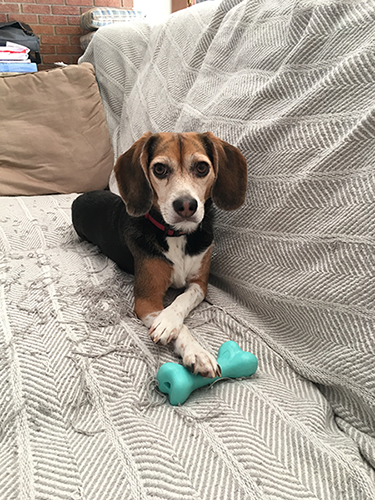
#> input picture images/jemma.png, 375 x 500 px
$ jupyter execute 'Convolutional Neural Networks (CNN).ipynb'
#> lines starting #> are read from the running program, lines starting #| are printed output that depends on the picture; after the words box and inside, x2 and y2 are one past the last pixel; in counts of white or black regions, pixels touching at a corner belong together
# Convolutional Neural Networks (CNN)

Applying a kernal...

http://setosa.io/ev/image-kernels/

[cell 1]
from skimage.exposure import rescale_intensity
import numpy as np
import argparse
import cv2
from matplotlib import pyplot as plt

Applying a kernal to a matrix (convolution) will decrease the size of the image.  Applying a convolution is simply applying element wise multiplication, summing the results, and placing the sum at the center X,Y coordinate of the image.

Sometimes the decrease in image size is wanted, other times it is not.  **In most cases, you want your output image to remain the same size as your input image, so you must add padding**

There are different forms of ensuring our image stays the same size.  This is referred to as padding:

1. Replicate the pixels at the border of the image
2. Fill the space with 0's
3. Wrap around - border pixels are deteriend by examining the opposite side of the image

Replicate padding is the most common (and used when we care about aesthetics).  Zero padding is the most efficient.

# Create Convolve Function

[cell 2]
def convolve(image, K):
    # grab the spatial dimensions of the image and the kernal
    (iH, iW) = image.shape[:2]
    (kH, kW) = K.shape[:2]

    # allocate memory for the output image, taking care to "pad"
    # the borders of the input image so the spatial size (i.e.,
    # width and height) are not reduced
    pad = (kW-1) // 2
    image = cv2.copyMakeBorder(image, pad, pad, pad, pad, cv2.BORDER_REPLICATE)
    output = np.zeros((iH, iW), dtype="float")

    # loop over the input image, "sliding" the kernal across
    # each (x,y) coordinate from left to right and top to bottom
    for y in np.arange(pad, iH + pad):
        for x in np.arange(pad, iW + pad):
            # extract the ROI of the image by extracting the
            # *center* region of the current (x, y)-coordinates
            # dimensions
            roi = image[y - pad:y + pad +1, x - pad:x + pad + 1]

            # perform the actual convolution by taking the
            # element-wise multiplication between the ROI and
            # the kernal, then summing the matrix
            k = (roi*K).sum()

            # store the convolved value inthe output (x, y)-
            # coordinate of the output image
            output[y-pad, x-pad] = k

            # rescale the output iamge to be in the range [0, 255]
            output = rescale_intensity(output, in_range=(0,255))
            output = (output*255).astype("uint8")

            # return the output image
            return output

# Argument Parser

[cell 3]
# construct the argument prase and parse the arguments
ap = argparse.ArgumentParser()
ap.add_argument("-i", "--image", required=True, help="path to the input image")
args = vars(ap.parse_args())

# Create Kernels

* SobelX - Used to find vertical edges
* SobelY - Used to find horizontal edges
* Laplacian - Used to detect edge like regions

The big idea here is that that CNN's are capable of learning which kernels to use and how to build them on top of eachother.

[cell 4]
# construct average blurring kernels used to smooth an image
smallBlur = np.ones((7,7), dtype="float") * (1.0 / (7*7))
largeBlur = np.ones((21,21), dtype="float") * (1.0/ (21*21))

# construct a sharpening filter
sharpen = np.array(
    ([0, -1, 0],
     [-1, 5, -1],
     [0, -1, 0]),
    dtype="int")

# construct the Laplacian kernel used to detect edge-like
# regions of an image
laplacian = np.array(
    ([0,1,0],
    [1,-4,1],
    [0,1,0]),
    dtype="int")

# construct the Sobel x-axis kernel
sobelX = np.array(
    ([-1,0,1],
     [-2,0,2],
     [-1,0,1]),
    dtype="int")

# construct the Sobel y-axis kernel
sobelY = np.array(
    ([-1,-2,11],
     [0,0,0],
     [1,2,1]),
    dtype="int")

# construct the emboss kernel
emboss = np.array(
    ([-2,-1,0],
     [-1,1,1],
     [0,1,2]),
    dtype="int")

# construct kernel bank
kernelBank = (
    ("small_blur", smallBlur),
    ("large_blur", largeBlur),
    ("sharpen", sharpen),
    ("laplacian", laplacian),
    ("sobel_x", sobelX),
    ("sobel_y", sobelY),
    ("emboss", emboss))

[cell 5]
# load the input image and convert it to grayscale
#args['image'] = "images/jemma.png"
image = cv2.imread("images/jemma.png")
#> image is the input picture: shape (500, 375, 3); mean B, G, R 151.5, 162.1, 170.1
gray = cv2.cvtColor(image, cv2.COLOR_BGR2GRAY)
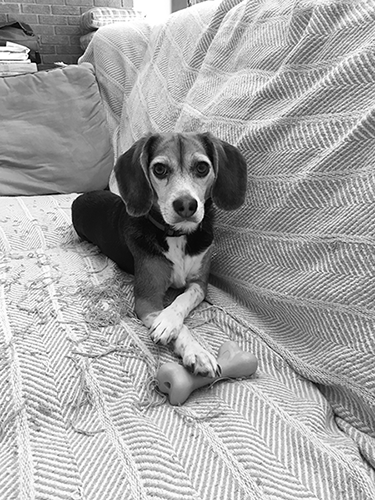
#> gray: shape (500, 375); min 0, max 255, mean 163.3

# loop over kernels
for (kernelName, K) in kernelBank:
    # apply the kernel to the grayscale image using both our custom
    # 'convolve' function and the OpenCV's 'filter2D function
    print("[INFO] applying {} kernel".format(kernelName))
    convolveOutput = convolve(gray, K)
    opencvOutput = cv2.filter2D(gray, -1, K)

    # show the output images if using matplotlib (jupyter caveat - colors show up weird)
    plt.imshow(gray)
    plt.show()
    plt.imshow(convolveOutput)
    plt.show()
    plt.imshow(opencvOutput)
#> this loop made 7 passes
#> pass 1, in convolve, `image = cv2.copyMakeBorder(image, pad, pad, pad, pad, cv2.BORDER_REPLI..`:
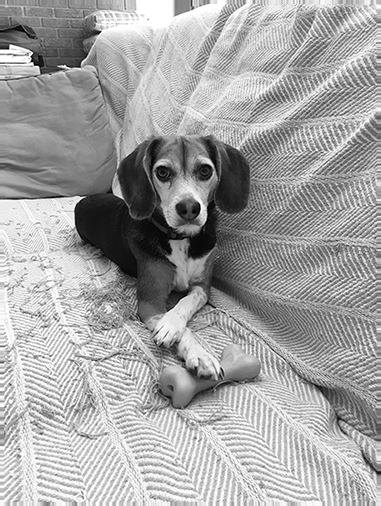
#> image: shape (506, 381); min 0, max 255, mean 163.9
#> pass 1, `convolveOutput = convolve(gray, K)`:
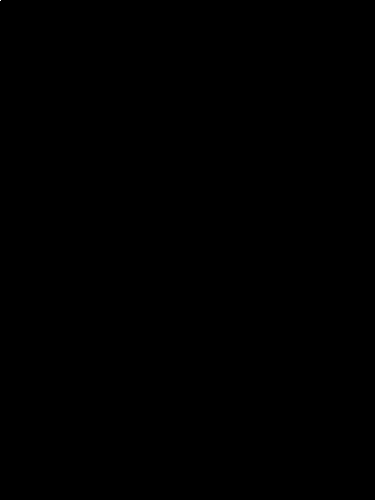
#> convolveOutput: shape (500, 375); values 0 (black) and 156 (white), 0% white in thin lines or dots, all inside (x1, y1, x2, y2) = (0, 0, 1, 1)
#> pass 1, `opencvOutput = cv2.filter2D(gray, -1, K)`:
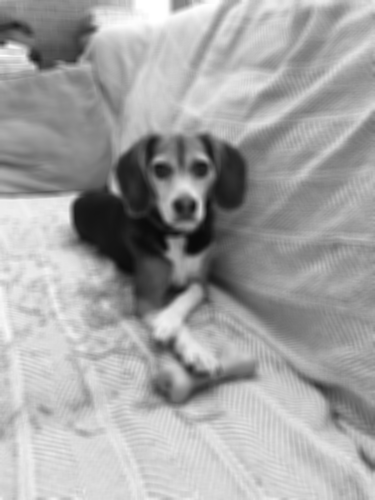
#> opencvOutput: shape (500, 375); min 9, max 255, mean 163.3
#> pass 2, in convolve (call 2), `image = cv2.copyMakeBorder(image, pad, pad, pad, pad, cv2.BORDER_REPLI..`:
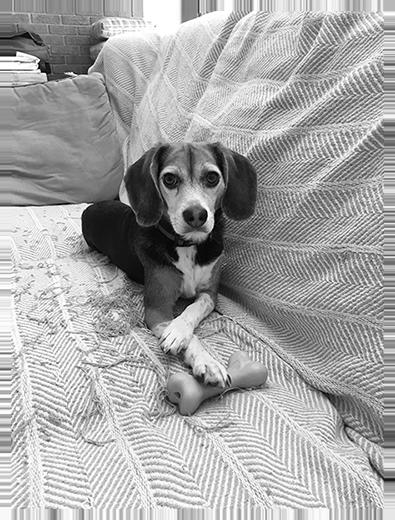
#> image: shape (520, 395); min 0, max 255, mean 165.2
#> pass 2, `plt.show()`:
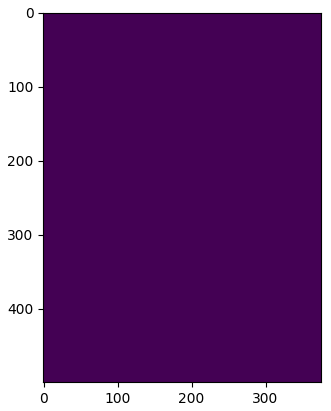
#> figure drawn by matplotlib, 1 panel
#> `[cell 5] # load the input image and convert it to grayscale #args['ima..`:
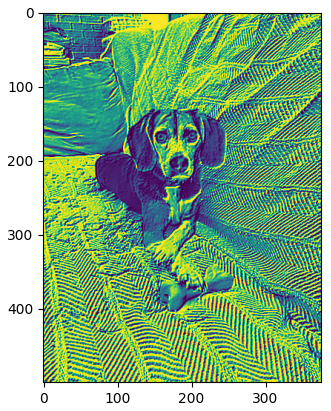
#> figure drawn by matplotlib, 1 panel

    # [6 lines of commented-out code are left out]
